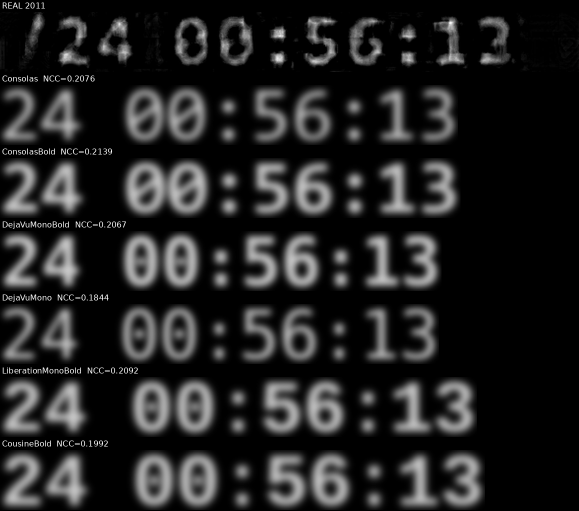
#> input picture analysis/font_2011_visual.png, 1158 x 1022 px, given in place of f02000.png, which was not available (shown at 1/2 size)
$ python -i grain.py   (imports and definitions only)
#> lines starting #> are read from the running program, lines starting #| are printed output that depends on the picture; pictures that were not available may be replaced by others from this repository, and a replacement may not be noted
import numpy as np
from PIL import Image, ImageFilter
D='frames/Oqw96jCOP7A'
BOX=(520,300,1000,900)   # flat bright wall panel, Slim Tim segment
def resid(i):
#> called with i = 2000
    im=Image.open(f'{D}/f{i:05d}.png').convert('L').crop(BOX)
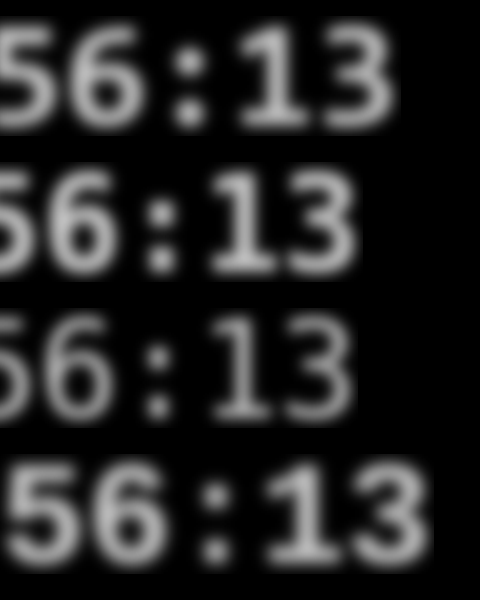
#> im: PIL image 480x600 L; min 0, max 191, mean 37.9
    a=np.asarray(im).astype(float)
    b=np.asarray(im.filter(ImageFilter.GaussianBlur(2.5))).astype(float)
    r=(a-b); r-=r.mean(); return r
#> after `r = a - b`:
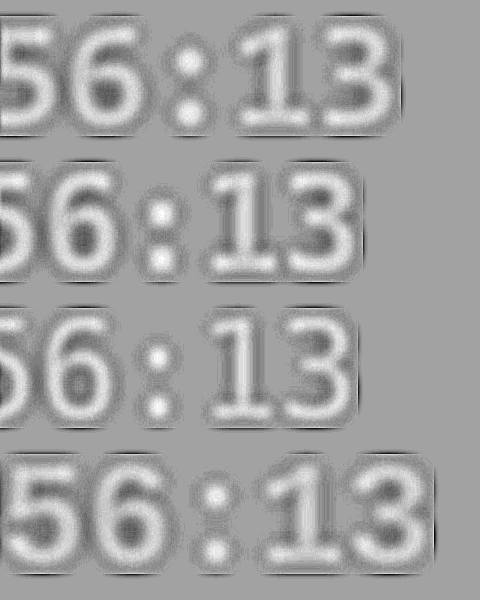
#> r: shape (600, 480) float64; min -14, max 8, mean 0.0208; drawn with min black and max white
fr=list(range(2000,2400))
# [1 line that did not run here, left out]
#> call 2 of resid, with i = 2001
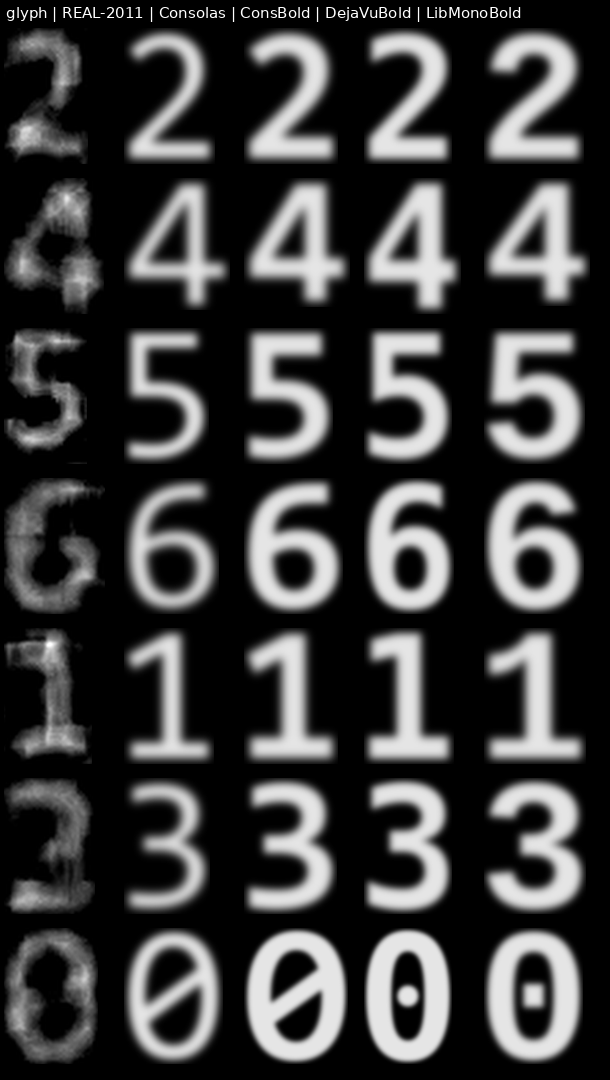
#> input picture analysis/font_glyph_grid_2011.png, 610 x 1080 px, given in place of f02001.png, which was not available
#> in resid (call 2), `im=Image.open(f'{D}/f{i:05d}.png').convert('L').crop(BOX)`:
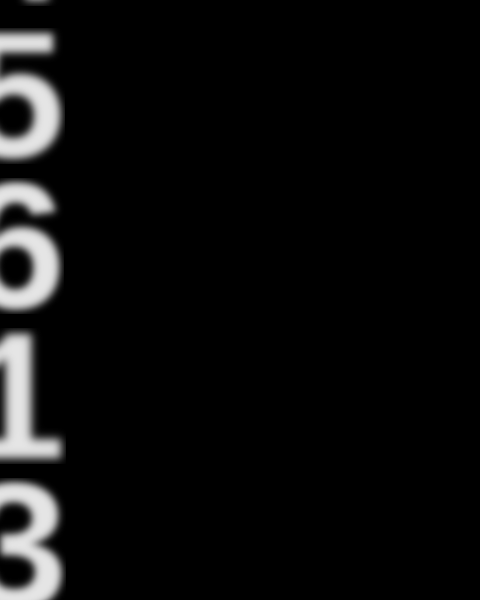
#> im: PIL image 480x600 L; min 0, max 229, mean 13.1
#> in resid (call 2), `r = a - b`:
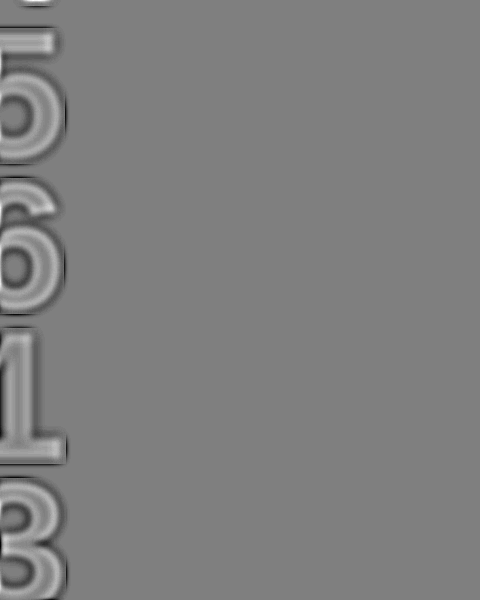
#> r: shape (600, 480) float64; min -27, max 27, mean 0; drawn with min black and max white
# [1 line that did not run here, left out]
print('grain residual std (mean over frames): %.3f'%np.std(R,axis=(1,2)).mean())
# [1 line that did not run here, left out]
# [5 lines not run here, left out]

#> (the run stopped early here; a loop or call above may not have finished)
